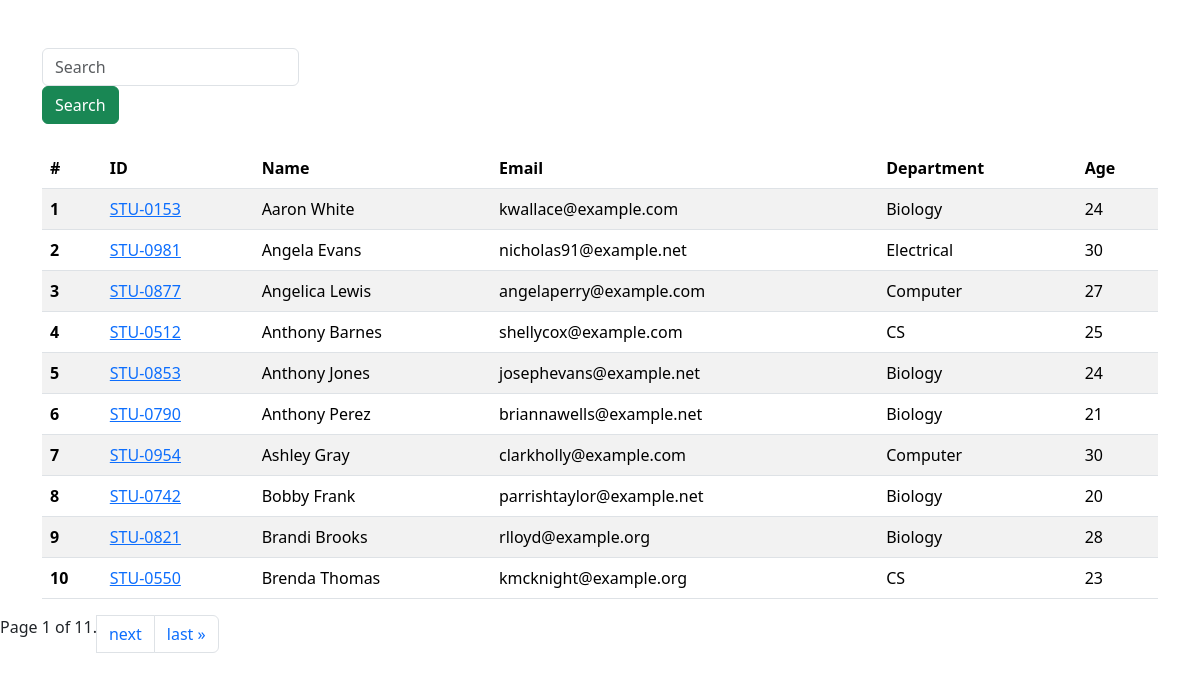
The page / on the database its author committed.
### app1/models.py (models this page shows, shortened)
class Student(models.Model):
    department = models.ForeignKey(Department, related_name="depart", on_delete=models.CASCADE)
    student_id = models.OneToOneField(StudentID, related_name="studentid", on_delete=models.SET_NULL, null=True)
    student_name = models.CharField(max_length=100)
    student_email = models.EmailField(unique=True)
    student_age = models.IntegerField(default=10)
    student_address = models.TextField()
    class Meta:
        ordering = ['student_name']
        verbose_name = "student"

class StudentID(models.Model):
    student_id = models.CharField(max_length=100)
    def __str__(self):
        return self.student_id

class Department(models.Model):
    department = models.CharField(max_length=100)
    def __str__(self):
        return self.department
    class Meta:
        ordering = ['department']

### app1/views.py (the view, shortened to what this page needs)
# urls.py: path('', get_students, name='get_students'),
def get_students(request):
    queryset = Student.objects.all()
    paginator = Paginator(queryset, 10)
    page_number = request.GET.get("page", 1)
    page_obj = paginator.get_page(page_number)
    return render(request, 'students.html', {'queryset': page_obj})

### templates/students.html (shortened to what this page needs)
{%  extends 'base.html' %}
{%  block start %}
{% load static %}
<div id="login" class="container mt-5">
    <form class=" mb-4">
        <div class = "col-md-6">
            <label>
                <input class="form-control" name ='search' placeholder="Search">
            </label>
        </div>
        <div class="col-md-6">
            <button class="btn btn-success">Search</button>
        </div>
    </form>
<table class="table table-striped">
  <thead>
    <tr>
       <th scope="col">#</th>
      <th scope="col">ID</th>
      <th scope="col">Name</th>
      <th scope="col">Email</th>
      <th scope="col">Department</th>
      <th scope="col">Age</th>
    </tr>
  </thead>
  <tbody>
  {% for student in queryset %}
    <tr>
      <th scope="row">{{ forloop.counter }}</th>
      <td><a href="{% url 'see_marks' student.student_id %}">
          {{ student.student_id }}</a></td>
      <td>{{ student.student_name }}</td>
      <td>{{ student.student_email }}</td>
    <td>{{ student.department }}</td>
    <td>{{ student.student_age }}</td>
    </tr>
      {% endfor %}
  </tbody>
</table>
</div>
<nav aria-label="Page navigation example">
  <ul class="pagination">
        <span class="current">
            Page {{ queryset.number }} of {{ queryset.paginator.num_pages }}.
        </span>
        {% if queryset.has_next %}
             <li class="page-item"><a class="page-link" href="?page={{ queryset.next_page_number }}">next</a></li>
             <li class="page-item"><a class="page-link" href="?page={{ queryset.paginator.num_pages }}">last &raquo;</a></li>
        {% endif %}
  </ul>
</nav>
{% endblock %}

### rows shown on the page
Student: student_id "STU-0153", student_name "Aaron White", student_email "kwallace@example.com", department "Biology", student_age "24"
Student: student_id "STU-0981", student_name "Angela Evans", student_email "nicholas91@example.net", department "Electrical", student_age "30"
Student: student_id "STU-0877", student_name "Angelica Lewis", student_email "angelaperry@example.com", department "Computer", student_age "27"
Student: student_id "STU-0512", student_name "Anthony Barnes", student_email "shellycox@example.com", department "CS", student_age "25"
Student: student_id "STU-0853", student_name "Anthony Jones", student_email "josephevans@example.net", department "Biology", student_age "24"
Student: student_id "STU-0790", student_name "Anthony Perez", student_email "briannawells@example.net", department "Biology", student_age "21"
Student: student_id "STU-0954", student_name "Ashley Gray", student_email "clarkholly@example.com", department "Computer", student_age "30"
Student: student_id "STU-0742", student_name "Bobby Frank", student_email "parrishtaylor@example.net", department "Biology", student_age "20"
Student: student_id "STU-0821", student_name "Brandi Brooks", student_email "rlloyd@example.org", department "Biology", student_age "28"
Student: student_id "STU-0550", student_name "Brenda Thomas", student_email "kmcknight@example.org", department "CS", student_age "23"

### other values the page prints
{{ queryset.number }} "1"
{{ queryset.paginator.num_pages }} "11"
